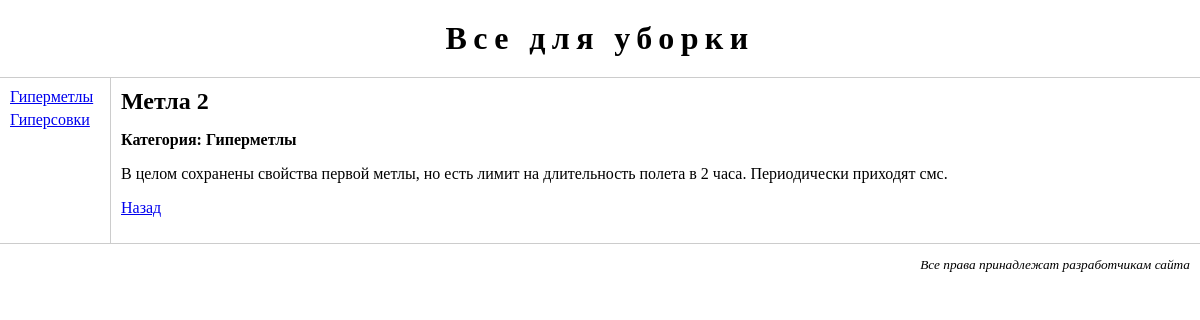
Page /goods/good/2 on the committed database.
### goods/models.py (models this page shows, shortened)
class Category(models.Model):
    name = models.CharField(max_length=50, unique=True)
    class Meta:
        db_table = 'goods_category'
        ordering = ['name',]
        verbose_name = 'категория'
        verbose_name_plural = 'категории'

class Good(models.Model):
    name = models.CharField(max_length=50, unique=True)
    description = models.TextField()
    in_stock = models.BooleanField(default=True, db_index=True)
    category = models.ForeignKey(Category, null=True, blank=True, on_delete=models.SET_NULL)
    class Meta:
        db_table = 'goods_good'
        ordering = ['name',]
        unique_together = ('category', 'name')
        verbose_name = 'товар'
        verbose_name_plural = 'товары'

### goods/views.py (the view)
# urls.py: path('good/<int:good_id>', GoodDetailView.as_view(), name = 'good'),
class GoodDetailView(DetailView, CategoryListMixin):
    template_name = 'goods/good.html'
    model = Good
    pk_url_kwarg = 'good_id'
    context_object_name = 'good'
    def get_context_data(self, **kwargs):
        context = super(GoodDetailView, self).get_context_data(**kwargs)
        try:
            context['pn'] = self.request.GET['page']
        except KeyError:
            context['pn'] = 1
        return context

### goods/views.py (called while the page is built)
    def get_context_data(self, **kwargs):
        context = super(CategoryListMixin, self).get_context_data(**kwargs)
        context['cats'] = Category.objects.order_by('name')
        return context

### goods/templates/goods/good.html (shortened to what this page needs)
{% extends 'base.html' %}
{% block main %}
    <h2>{{ good.name }}</h2>
    <p class="category">Категория: {{ good.category.name }}</p>
    <p>{{ good.description|linebreaksbr }}</p>
    <p><a href="{% url 'index' cat_id=good.category.id %}?page={{ pn }}">Назад</a></p>
{% endblock %}

### templates/base.html (shortened to what this page needs)
{% load static %}
<!DOCTYPE html>
<html>
    <head>
        <link rel="stylesheet" type="text/css" href="{% static 'css/main.css' %}">
    </head>
    <body>
        <div id="header">
            <h1>Все для уборки</h1>
        </div>
        <div id="leftmenu">
            <ul>
                {% for cat in cats %}
                    <li><a href="{% url 'index' cat.id %}">{{ cat.name }}</a></li>
                {% endfor %}
            </ul>
        </div>
        <div id="main">
            {% block main %}{% endblock %}
        </div>
        <div id="footer">
            <p>Все права принадлежат разработчикам сайта</p>
        </div>
    </body>
</html>

### static/css/main.css (style rules this page uses)
body { margin: 0px; padding: 0px; }
#header { text-align: center; border-bottom: 1px #cccccc solid; }
#header h1 { margin: 20px 0px 20px 0px; letter-spacing: 0.2em; }
#leftmenu { float: left; width: 100px; padding: 10px; }
#leftmenu ul { margin: 0px; padding: 0px; }
#leftmenu ul li { list-style-type: none; margin-bottom: 5px; }
#main { margin-left: 110px; border-left: 1px #cccccc solid; padding: 10px; }
#main h2 { margin: 0px 0px 10px 0px; }
#main p.category { font-weight: bold; }
#footer { text-align: right; border-top: 1px #cccccc solid; padding-right: 10px; }
#footer p { font-size: smaller; font-style: italic; }

### rows in the picture
Category: name "Гиперметлы"
Category: name "Гиперсовки"
Good: name "Метла 2", category.name "Гиперметлы", description "В целом сохранены свойства первой метлы, но есть лимит на длительность полета в 2 часа. Периодически приходят смс."
